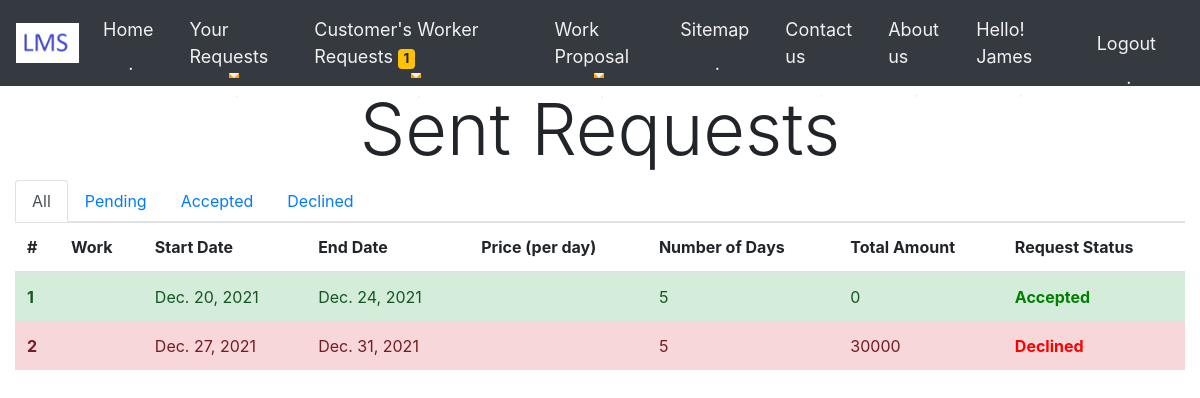
The app's page /Owner/SentRequests/ (signed in) with its own data.
### Owner/models.py (models this page shows, shortened)
class Owner(models.Model):
    Owner_id = models.BigAutoField
    Owner_firstname = models.CharField(max_length=60)
    Owner_lastname = models.CharField(max_length=60)
    Owner_address = models.CharField(max_length=600)
    Owner_email = models.CharField(max_length=100)
    Owner_password = models.CharField(max_length=32)
    Owner_dob = models.DateField()
    Owner_mobileno = models.CharField(max_length=10)
    Owner_gender = models.CharField(max_length=15)
    Owner_city = models.CharField(max_length=30)
    Owner_state = models.CharField(max_length=30)
    Owner_country = models.CharField(max_length=30)
    Owner_pincode = models.IntegerField()

### BookWorker/models.py (models this page shows, shortened)
class BookWorker(models.Model):
    BookWorker_id = models.BigAutoField
    BookWorker_Date_of_Booking = models.DateField(blank=True,null=True)
    BookWorker_Date_of_Return = models.DateField(blank=True,null=True)
    Total_days = models.IntegerField()
    Advance_amount = models.IntegerField(blank=True,null=True)
    BookWorker_Total_amount = models.IntegerField(blank=True,null=True)
    isAvailable = models.BooleanField(default=True)
    isBillPaid = models.BooleanField(default=False)
    Worker_work_profile_id = models.CharField(max_length=30)
    customer_email = models.CharField(max_length=100)
    request_responded_by = models.CharField(max_length=100,blank=True,null=True)
    request_status = models.CharField(max_length=30,default="Pending")

### Owner/views.py (the view)
# urls.py: path('SentRequests/', views.SentRequests, name="SentRequests"),
def SentRequests(request):
    if('user_email' not in request.session):
        return redirect('/signin/')
    owner_email = request.session.get('user_email')
    owner = Owner.objects.get(Owner_email=owner_email)
    no_of_pending_request=count_pending_book_request()
    bookworker = BookWorker.objects.filter(customer_email=owner_email)
    if bookworker.exists():
        worker = Worker.objects.all()
        return render(request,'Owner_SentRequests.html',{'owner':owner,'bookworker':bookworker,'worker':worker,'no_of_pending_request':no_of_pending_request})
    else:
        Message = "You haven't made any worker request yet!!"
        return render(request,'Owner_SentRequests.html',{'owner':owner,'bookworker':bookworker,'Message':Message,'no_of_pending_request':no_of_pending_request})

### Owner/views.py (called while the page is built)
def count_pending_book_request():
    no_of_pending_request=0
    bookworker = BookWorker.objects.all()
    for rv in bookworker:
        if rv.request_status == "Pending":
            no_of_pending_request+=1
    return no_of_pending_request

### Owner/templates/Owner_SentRequests.html (shortened to what this page needs)
{%extends 'Only_owner_navbar.html'%} {% load static %}
    {% block name %}{{owner.Owner_firstname}}{%endblock%} {% block pagecontent %} {%if Message%}
    <div class="container mt-5">
        <div class="alert alert-warning" role="alert">
            <h4 class="alert-heading">NOT WORKED WITH US YET!!</h4>
            <p>You haven't made any worker request yet</p>
            <hr>
            <p class="mb-0">Work with us.
                <a href="/">Click here</a>
            </p>
        </div>
    </div>
    {%else%}
    <h1 class="display-3" style="text-align: center;">Sent Requests</h1>
    <nav>
        <div class="nav nav-tabs" id="nav-tab" role="tablist">
            <a class="nav-item nav-link active" id="nav-all-tab" data-toggle="tab" href="#nav-all" role="tab" aria-controls="nav-all" aria-selected="true">All</a>
            <a class="nav-item nav-link" id="nav-pending-tab" data-toggle="tab" href="#nav-pending" role="tab" aria-controls="nav-pending" aria-selected="false">Pending</a>
            <a class="nav-item nav-link" id="nav-accepted-tab" data-toggle="tab" href="#nav-accepted" role="tab" aria-controls="nav-accepted" aria-selected="false">Accepted</a>
            <a class="nav-item nav-link" id="nav-declined-tab" data-toggle="tab" href="#nav-declined" role="tab" aria-controls="nav-declined" aria-selected="false">Declined</a>
        </div>
    </nav>
    <div class="tab-content" id="nav-tabContent">
        <div class="tab-pane fade show active" id="nav-all" role="tabpanel" aria-labelledby="nav-all-tab">
            <table class="table table-hover">
                <thead>
                    <tr>
                        <th scope="col">#</th>
                        <th scope="col">Work</th>
                        <th scope="col">Start Date</th>
                        <th scope="col">End Date</th>
                        <th scope="col">Price (per day)</th>
                        <th scope="col">Number of Days</th>
                        <th scope="col">Total Amount</th>
                        <th scope="col">Request Status</th>
                    </tr>
                </thead>
                <tbody>
                    {% for rv in bookworker %}
                    {%if rv.request_status == "Accepted"%}
                    <tr class="alert-success">
                    {%elif rv.request_status == "Declined"%}
                    <tr class="alert-danger">
                    {%elif rv.request_status == "Pending"%}
                    <tr class="alert-primary">
                    {%endif%}
                        <th scope="row">{{forloop.counter}}</th>
                        <td>
                        </td>
                        <td>{{rv.BookWorker_Date_of_Booking}}</td>
                        <td>{{rv.BookWorker_Date_of_Return}}</td>
                        <td>
                        </td>
                        <td>{{rv.Total_days}}</td>
                        <td>{{rv.BookWorker_Total_amount}}</td>
                        {%if rv.request_status == "Accepted"%}
                        <td style="color: green; font-weight: bolder;">{{rv.request_status}}</td>
                        {%elif rv.request_status == "Declined"%}
                        <td style="color: red; font-weight: bolder;">{{rv.request_status}}</td>
                        {%elif rv.request_status == "Pending"%}
                        <td><span style="color: blue; font-weight: bolder;">Pending <a class="btn btn-danger"
                                    href="/BookWorker/CancelRequest?id={{rv.id}}">Cancel</a></td>
                        {%endif%}
                    </tr>
                    {% endfor %}
                </tbody>
            </table>
        </div>
    </div>
    {%endif%} {% endblock pagecontent %}

### records on screen
Owner: Owner_firstname "James"
BookWorker: BookWorker_Date_of_Booking "Dec. 20, 2021", BookWorker_Date_of_Return "Dec. 24, 2021", Total_days "5", BookWorker_Total_amount "0", request_status "Accepted"
BookWorker: BookWorker_Date_of_Booking "Dec. 27, 2021", BookWorker_Date_of_Return "Dec. 31, 2021", Total_days "5", BookWorker_Total_amount "30000", request_status "Declined"

### other values on screen
{{ no_of_pending_request }} "1"
